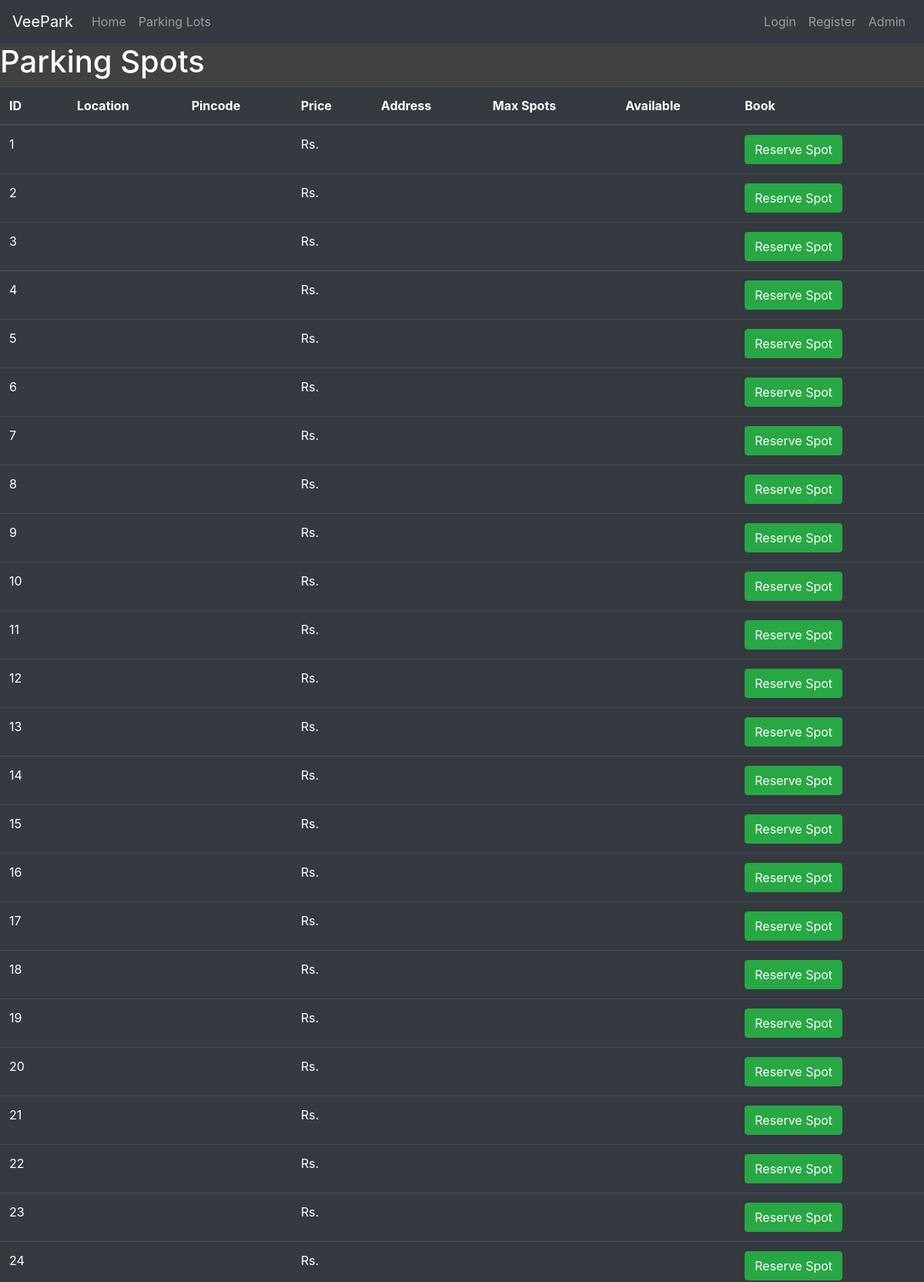
Screenshot of /parkingspots (upper part) with the database file from the repository.
### models/models.py (models this page shows, shortened)
class ParkingSpot(db.Model):
    __tablename__ = 'parking_spot'
    id=db.Column(db.Integer(), primary_key=True)
    lotid=db.Column(db.Integer(), db.ForeignKey('parking_lot.id'), nullable=False)
    status = db.Column(db.String(5), default="A")
    veichleNumber=db.Column(db.String(20), nullable=True)

### controllers/controllers.py (the view)
@controllers.route('/parkingspots')
def parking_spots():
    spots = ParkingSpot.query.all()
    return render_template('parking_spots.html', spots=spots)

### templates/parking_spots.html (shortened to what this page needs)
{% extends 'index.html' %}
{% block content %}
<h1>Parking Spots</h1>
<table class="table table-hover table-dark">
  <thead>
    <tr>
    <th scope="col">ID</th>
    <th scope="col">Location</th>
    <th scope="col">Pincode</th>
    <th scope="col">Price</th>
    <th scope="col">Address</th>
    <th scope="col">Max Spots</th>
    <th scope="col">Available</th>
    <th scope="'col">Book</th>
    </tr>
  </thead>
  <tbody>
    {% for spot in spots %}
    <tr>
      <td>{{spot.id}}</td>
      <td>{{spot.location}}</td>
      <td>{{spot.pincode}}</td>
      <td>Rs. {{spot.price}}</td>
      <td>{{spot.address}}</td>
      <td>{{spot.max_spots}}</td>
      <td>{{spot.available}}</td>
      <td>
        <button class="btn btn-outline btn-success">Reserve Spot</button>
      </td>
    </tr>
    {% endfor %}
  </tbody>
</table>
{% endblock %}

### templates/index.html (style rules this page uses)
body { background-color: #404242; color:white }

### rows the page displays
ParkingSpot: id "1"
ParkingSpot: id "2"
ParkingSpot: id "3"
ParkingSpot: id "4"
ParkingSpot: id "5"
ParkingSpot: id "6"
ParkingSpot: id "7"
ParkingSpot: id "8"
ParkingSpot: id "9"
ParkingSpot: id "10"
ParkingSpot: id "11"
ParkingSpot: id "12"
ParkingSpot: id "13"
ParkingSpot: id "14"
ParkingSpot: id "15"
ParkingSpot: id "16"
ParkingSpot: id "17"
ParkingSpot: id "18"
ParkingSpot: id "19"
ParkingSpot: id "20"
ParkingSpot: id "21"
ParkingSpot: id "22"
ParkingSpot: id "23"
ParkingSpot: id "24"
